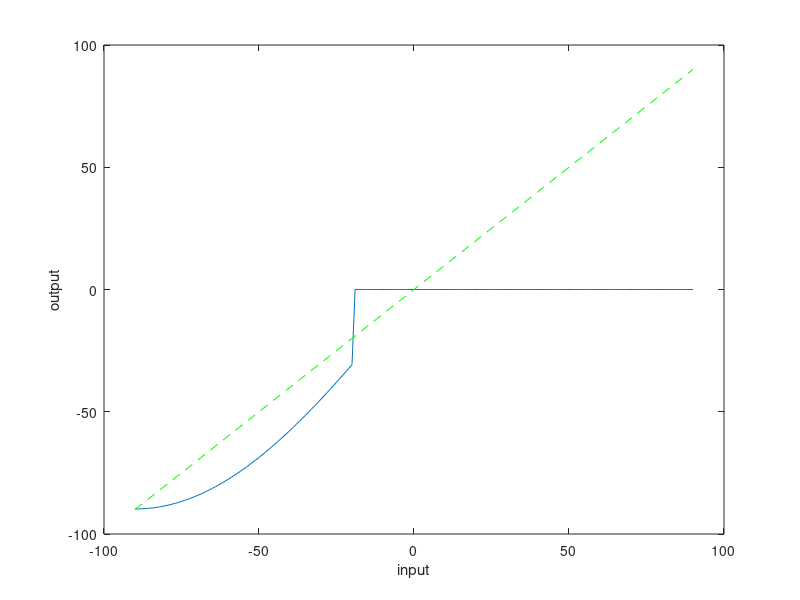

Here is the MATLAB script that generated this plot:
%% This script demos the simple phase difference angle-of-arrival (AoA)
%% calculation used by SeaBeaIII to estimate the direction of the sonar pinger.
%% This demo considers only the simple AoA estimation using two hydrophones.
%% Zero degrees is defined as directly ahead (normal to sensor plane).

%% Initialize Environment
clear all; close all;


%% Global Vars
N.samples = 512;
N.fft = 512;
SPEED_SOUND_WATER = 1482; % [m/s]

SIGNAL_FREQ = 26e3;
SAMPLING_FREQ = 104706; % [Hz]
WAVELENGTH = SPEED_SOUND_WATER / SIGNAL_FREQ;

SENSOR_SPACING = 0.02;

%% Generate Input Data
DISTANCE = 100; % [m]

%% File I/O
testDataFile = fopen('TestData2.H', 'w+');
fprintf(testDataFile, '#ifndef SEABEA_SONAR_TESTDATA_H\n#define SEABEA_SONAR_TESTDATA_H\n\n');



x = -90:1:90;
y = zeros(1,length(x));
for i=1:length(x)
    ANGLE = x(i); % [degrees]
    offset.h = DISTANCE * sin( ANGLE * pi / 180);
    offset.v = DISTANCE * cos( ANGLE * pi / 180);
    d1 = sqrt((offset.h + SENSOR_SPACING/2)^2 + offset.v^2);
    d2 = sqrt((offset.h - SENSOR_SPACING/2)^2 + offset.v^2);
    delta = d2 - d1;
    PHASE_DIFFERENCE = delta / (WAVELENGTH/2) * pi;

    observation_1 = sin(2*pi*SIGNAL_FREQ/SAMPLING_FREQ * 1:1:N.samples+1);
    observation_2 = sin((2*pi*SIGNAL_FREQ/SAMPLING_FREQ * 1:1:N.samples+1) - PHASE_DIFFERENCE);
    


    %% Plot Signal Input
    %figure; hold on;
    %plot(observation_1, 'r')
    %plot(observation_2, 'g')


    %% FFT
    data.fft1 = fft(observation_1, N.fft);
    data.fft2 = fft(observation_2, N.fft);

    [data.fft1_maxValue data.fft1_maxIndex] = max(data.fft1(1:N.fft/2));
    data.fft1_maxIndex;
    [data.fft2_maxValue data.fft2_maxIndex] = max(data.fft2(1:N.fft/2));

    data.phase1 = atan2(imag(data.fft1(data.fft1_maxIndex)), real(data.fft1(data.fft1_maxIndex))); %angle(data.fft1);
    data.phase2 = atan2(imag(data.fft2(data.fft2_maxIndex)), real(data.fft2(data.fft2_maxIndex))); %angle(data.fft2);

    phase_difference = data.phase2 - data.phase1;
    if phase_difference < -pi
        phase_difference = phase_difference + 2 * pi;
    end

    if phase_difference > pi
        phase_difference = phase_difference - 2 * pi;
    end

    y(i) = phase_difference * ((WAVELENGTH / 2) / SENSOR_SPACING) * 180 / pi / 2;
    
    if i == -20 + 90 + 1
        fprintf(testDataFile, 'double data1[512] = {');
        for j=1:N.samples-1
            fprintf(testDataFile, '%3.15f, ', observation_1(j));
        end
        fprintf(testDataFile, '%3.15f};\n', observation_1(N.samples));

        fprintf(testDataFile, 'double data2[512] = {');
        for j=1:N.samples-1
            fprintf(testDataFile, '%3.15f, ', observation_2(j));
        end
        fprintf(testDataFile, '%3.15f};\n', observation_2(N.samples));

        fprintf(testDataFile, 'double data3[512] = {');
        for j=1:N.samples-1
            fprintf(testDataFile, '0, ');
        end
        fprintf(testDataFile, '0};\n');


        fprintf(testDataFile, '\n#endif // SEABEA_SONAR_TESTDATA_H Defined\n\n');

        fclose(testDataFile);
        y(i)
        break;
    end
    
end

figure;
    plot(x,y)
    line([-90 90], [-90 90], 'Color', 'green', 'LineStyle', '--');
    xlabel('input');
    ylabel('output');

